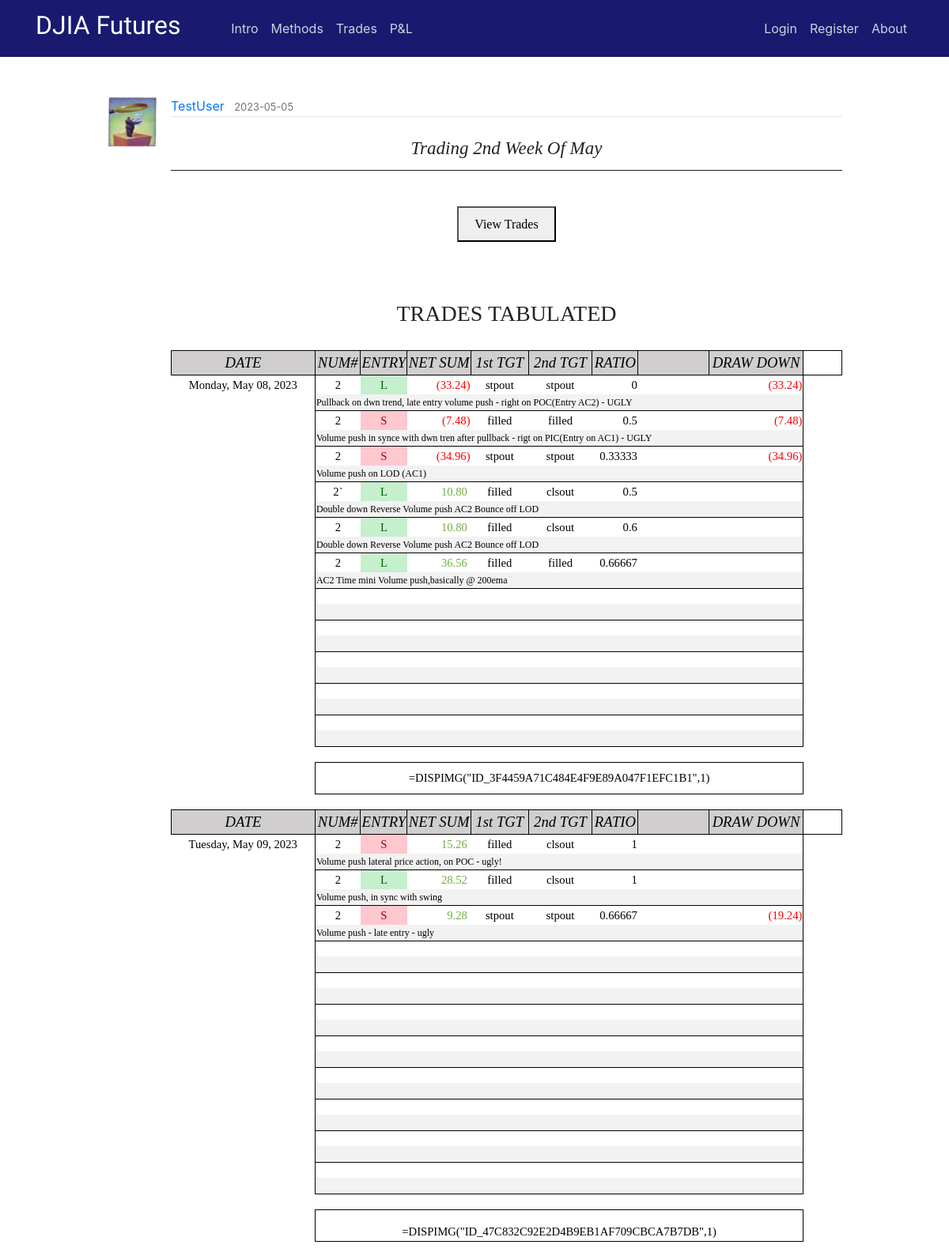
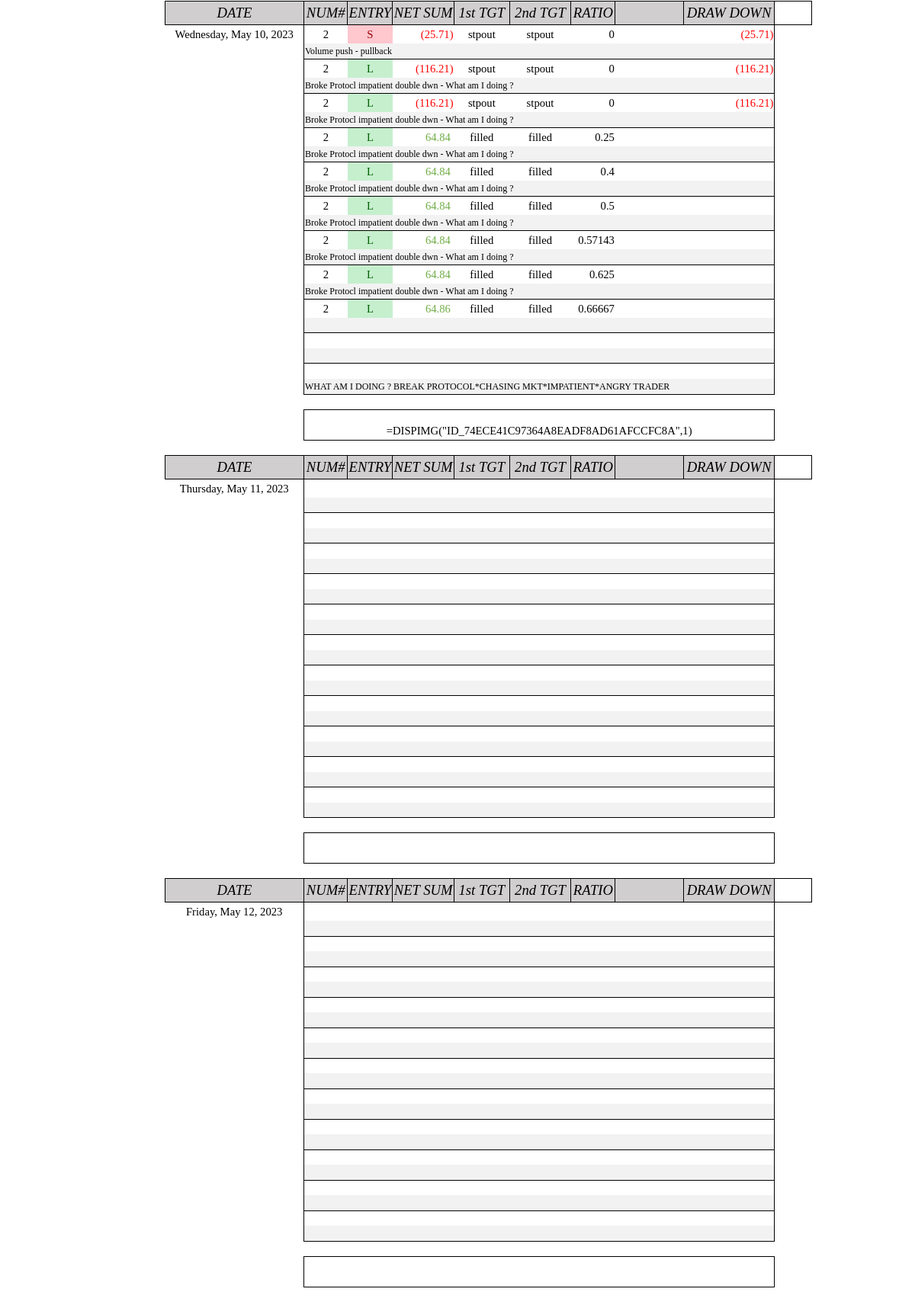
Page /post/209 on the earlier database version (2 pictures, top to bottom).
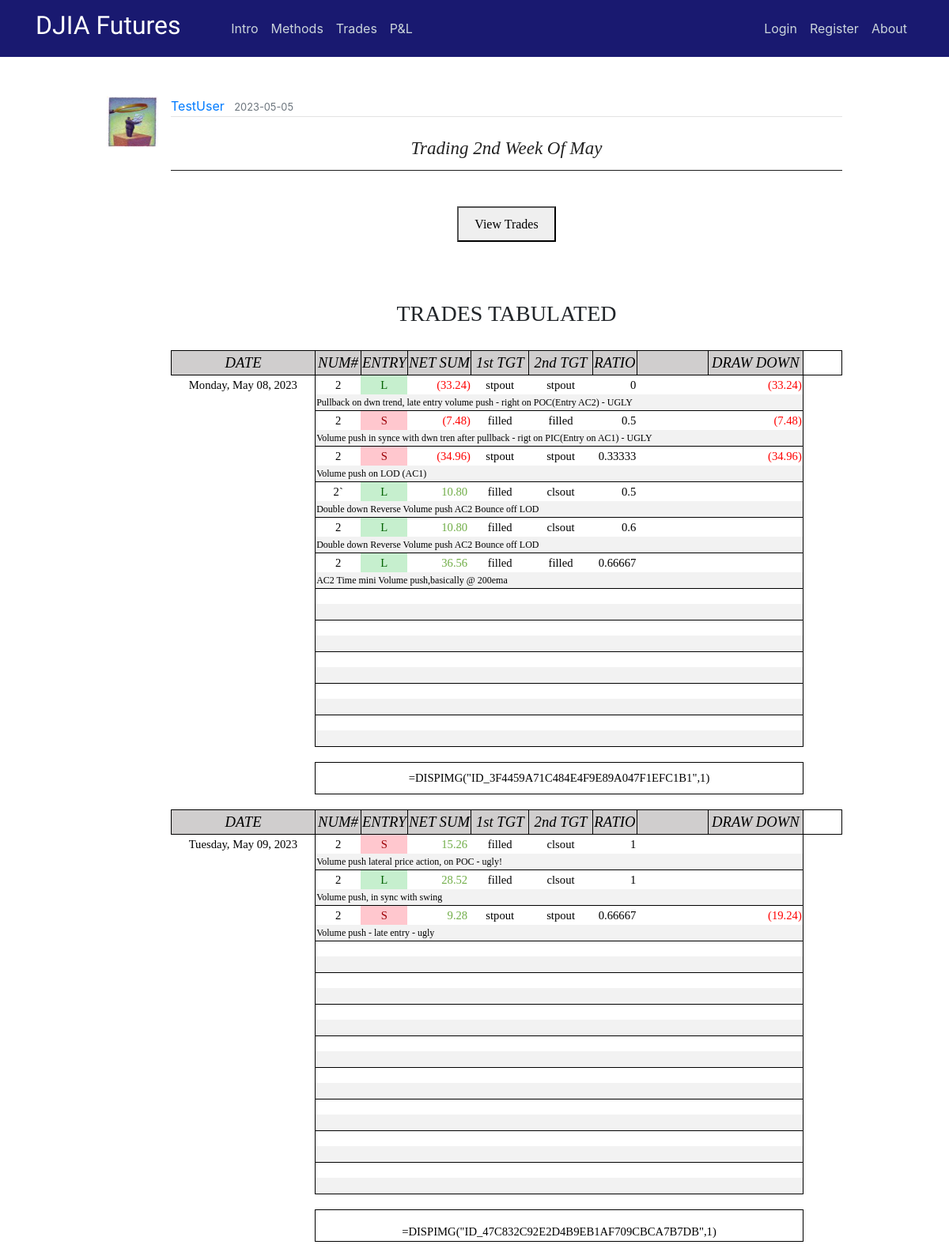
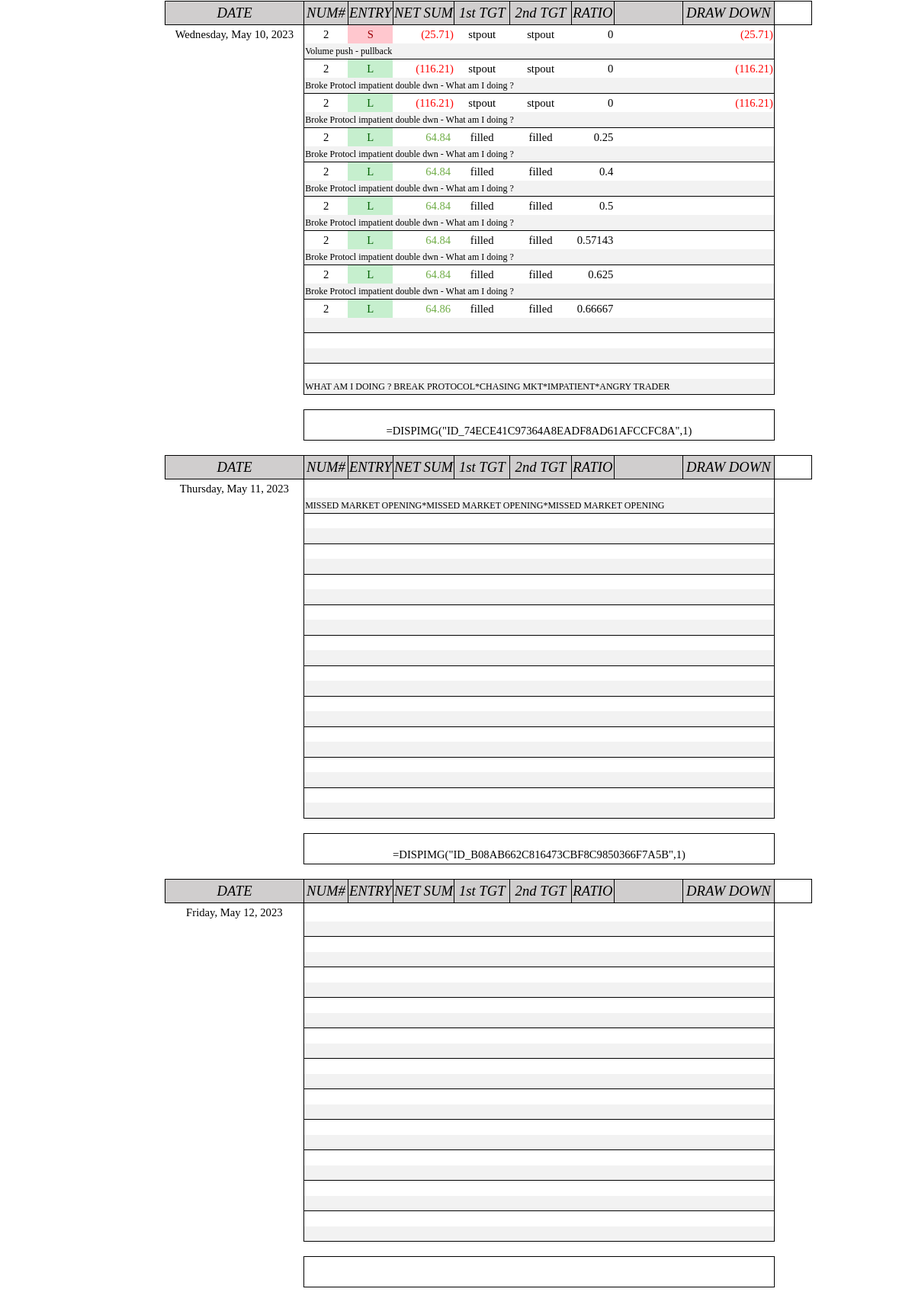
Same page on the later database version (2 pictures, top to bottom).
### flaskblog/models.py (models this page shows, shortened)
class User(db.Model, UserMixin):
    id = db.Column(db.Integer, primary_key=True)
    username = db.Column(db.String(20), unique=True, nullable=False)
    email = db.Column(db.String(120), unique=True, nullable=False)
    image_file = db.Column(db.String(20), nullable=False, default='default.jpg')
    password = db.Column(db.String(60), nullable=False)
    posts = db.relationship('Post', backref='author', lazy=True)

class Post(db.Model):
    id = db.Column(db.Integer, primary_key=True)
    title = db.Column(db.String(100), nullable=False)
    date_posted = db.Column(db.DateTime, nullable=False, default=datetime.utcnow)
    content = db.Column(db.Text, nullable=False)
    user_id = db.Column(db.Integer, db.ForeignKey('user.id'), nullable=False)
    teaser_title = db.Column(db.Text, nullable=True)
    teaser_details = db.Column(db.Text, nullable=True)
    teaser_caption = db.Column(db.Text, nullable=True)
    teaser_img = db.Column(db.Text, nullable=True)
    teaser_content = db.Column(db.Text, nullable=True)
    teaser_wkid = db.Column(db.Text, nullable=True)

### flaskblog/posts/routes.py (the view)
@posts.route("/post/<int:post_id>")
def post(post_id):
    post = Post.query.get_or_404(post_id)
    if len(post.teaser_wkid) != 0:
        weekly = post.teaser_wkid
    else:
        weekly = ""
    return render_template('post.html', weekly=weekly, title=post.title, post=post)

### flaskblog/templates/post.html (shortened to what this page needs)
{% extends "layout.html" %}
{% block content %}
  <article class="media content-section" style="border:none;">
    <img class="article-img" src="{{ url_for('static', filename='profile_pics/' + post.author.image_file) }}">
    <div class="media-body">
      <div class="article-metadata">
        <a class="mr-2" href="{{ url_for('users.user_posts', username=post.author.username) }}">{{ post.author.username }}</a>
        <small class="text-muted">{{ post.date_posted.strftime('%Y-%m-%d') }}</small>
      </div>
      <center><br><h3 class="hero-header">{{ post.title }}</h3><hr><br></center>
      {% if weekly |length %}
      <center><button onclick="myDetach()">View Trades</button></center>
      <br>
      <br>
      {% endif %}
      <br><H6>TRADES TABULATED</H6><br>
      {{ post.content|safe }}
  </article>
{% endblock content %}

### flaskblog/templates/layout.html (shortened to what this page needs)
<!DOCTYPE html>
<html xmlns:v="urn:schemas-microsoft-com:vml" xmlns:o="urn:schemas-microsoft-com:office:office" xmlns:x="urn:schemas-microsoft-com:office:excel" xmlns="http://www.w3.org/TR/REC-html40" >
    <head>
      <link rel="stylesheet" href="https://maxcdn.bootstrapcdn.com/bootstrap/4.0.0/css/bootstrap.min.css">
      <link rel="stylesheet" type="text/css" href="{{ url_for('static', filename='main.css') }}">
      <link rel="stylesheet" type="text/css" href="{{ url_for('static', filename='study.css') }}">
      <link rel="stylesheet" type="text/css" href="{{ url_for('static', filename='modal.css') }}">
      <link rel="Stylesheet" type="text/css" href="{{ url_for('static', filename='stylesheet.css') }}">
    </head>
    <body>
    <div class="grid">
    <header class="site-header">
          <nav class="navbar navbar-expand-md navbar-dark bg-steel fixed-top">
              <div class="container">
                <a class="navbar-brand mr-2" href="/"><h2><span style="font-family:Lobster Two">DJIA Futures &nbsp &nbsp &nbsp</span></h2></a>
                <div class="collapse navbar-collapse" id="navbarToggle">
                  <div class="navbar-nav mr-auto">
                    <a class="nav-item nav-link" href="{{ url_for('main.intro') }}">Intro</a>
                    <a class="nav-item nav-link" href="{{ url_for('main.methods') }}">Methods</a>
                    <a class="nav-item nav-link" href="{{ url_for('main.trades') }}">Trades</a>
                    <a class="nav-item nav-link" href="{{ url_for('main.pnl') }}">P&L</a>
                  </div>
                  <div class="navbar-nav">
                    {% if current_user.is_authenticated and current_user.username == "GuestUser" %}
                      <a class="nav-item nav-link" href="{{ url_for('users.login') }}">Members Login</a>
                      <a class="nav-item nav-link" href="{{ url_for('users.logout') }}">Logout</a>
                      <a class="nav-item nav-link" href="{{ url_for('main.about') }}">About</a>
                    {% else %}
                      {% if current_user.is_authenticated %}
                        <a class="nav-item nav-link" href="{{ url_for('posts.new_post') }}">New Post</a>
                        <a class="nav-item nav-link" href="{{ url_for('users.account') }}">Account</a>
                        <a class="nav-item nav-link" href="{{ url_for('users.logout') }}">Logout</a>
                        <a class="nav-item nav-link" href="{{ url_for('main.about') }}">About</a>
                      {% else %}
                        <a class="nav-item nav-link" href="{{ url_for('users.login') }}">Login</a>
                        <a class="nav-item nav-link" href="{{ url_for('users.register') }}">Register</a>
                        <a class="nav-item nav-link" href="{{ url_for('main.about') }}">About</a>
                      {% endif %}
                    {% endif %}
                  </div>
                </div>
              </div>
          </nav>
    </header>
    <main role="main" class="container-fluid site-header-border-adjust col-md-10">
      <div>
        {% block content %}{% endblock %}
      </div>
    </main>
    </body>
</html>

### flaskblog/static/main.css (style rules this page uses)
body { margin-top: 5rem; }
hr { margin-top: 1rem; margin-bottom: 1rem; border: 0; border-top: 1px solid rgba(0, 0, 0, 0.89); }
.bg-steel { background-color: midnightblue; }
.site-header .navbar-nav .nav-link { color: #cbd5db; }
.site-header-border-adjust { margin-top: 7rem; }
.content-section { background: #ffffff; padding: 10px 20px; border: 1px solid #000000; border-radius: 9px; margin-bottom: 20px; }
.article-img { height: 65px; width: 65px; margin-right: 16px; }
.article-metadata { padding-bottom: 1px; margin-bottom: 4px; border-bottom: 1px solid #e3e3e3 }

### flaskblog/static/study.css (style rules this page uses)
h3.hero-header { color: #222; text-transform: capitalize; font-weight: 400; font-style: italic; font-size: 28px; font-family: Baskerville, 'Baskerville Old Face', 'Hoefler Text', Garamond, 'Times New Roman', serif; }
h3 { font-weight: 700; line-height: 1; }
h6 { text-align: center; font-weight: 400; font-size: 24px; font-family: Baskerville, 'Baskerville Old Face', 'Hoefler Text', Garamond, 'Times New Roman', serif; line-height: 1; }
button { margin-top: 5px; margin-bottom: 5px; padding: 8px 20px 7px; font-family: Cambria, Georgia, serif; line-height: 1.6; }
@media screen and (min-width: 25rem) { h3.hero-header { font-size: 23px; } }
@media screen and (min-width: 36rem) { h6 { font-size: 26px; } }
@media screen and (min-width: 48rem) { h6 { font-size: 28px; } }

### flaskblog/static/modal.css (style rules this page uses)
img { margin-bottom: -4px; }

### flaskblog/static/stylesheet.css (style rules this page uses)
tr { mso-height-source:auto; mso-ruby-visibility:none; }
col { mso-width-source:auto; mso-ruby-visibility:none; }
td { mso-style-parent:style0; padding-top:1px; padding-right:1px; padding-left:1px; mso-ignore:padding; mso-number-format:"General"; text-align:general; vertical-align:bottom; white-space:nowrap; mso-rotate:0; mso-pattern:auto; mso-background-source:auto; color:#000000; font-size:11.0pt; font-weight:400; font-style:normal; text-decoration:none; font-family:Calibri; mso-generic-font-family:auto; mso-font-charset:134; border:none; mso-protection:locked visible; }
.xl65 { mso-style-parent:style0; text-align:center; mso-pattern:auto none; background:#D0CECE; font-size:14.0pt; font-style:italic; mso-font-charset:134; border:.5pt solid windowtext; }
.xl66 { mso-style-parent:style0; mso-number-format:"0\.00_\)\;\[Red\]\\\(0\.00\\\)"; mso-font-charset:134; }
.xl67 { mso-style-parent:style0; mso-number-format:"0\.00_\)\;\[Red\]\\\(0\.00\\\)"; text-align:center; mso-pattern:auto none; background:#D0CECE; font-size:14.0pt; font-style:italic; mso-font-charset:134; border:.5pt solid windowtext; }
.xl68 { mso-style-parent:style0; mso-number-format:"\[$-F800\]dddd\\\,\\ mmmm\\ dd\\\,\\ yyyy"; text-align:center; mso-font-charset:134; }
.xl69 { mso-style-parent:style0; mso-number-format:"0"; text-align:center; mso-font-charset:134; border-left:.5pt solid windowtext; border-top:.5pt solid windowtext; }
.xl70 { mso-style-parent:style0; text-align:center; mso-font-charset:134; border-top:.5pt solid windowtext; }
.xl71 { mso-style-parent:style0; mso-number-format:"0\.00_\)\;\[Red\]\\\(0\.00\\\)"; text-align:right; mso-font-charset:134; border-top:.5pt solid windowtext; }
.xl72 { mso-style-parent:style0; mso-font-charset:134; border-top:.5pt solid windowtext; }
.xl73 { mso-style-parent:style0; mso-number-format:"0\.00_\)\;\[Red\]\\\(0\.00\\\)"; mso-font-charset:134; border-top:.5pt solid windowtext; }
.xl74 { mso-style-parent:style0; mso-number-format:"0"; text-align:left; vertical-align:top; mso-pattern:auto none; background:#F2F2F2; font-size:9.0pt; font-family:Comic Sans MS; mso-font-charset:134; border-left:.5pt solid windowtext; border-bottom:.5pt solid windowtext; }
.xl76 { mso-style-parent:style0; text-align:center; mso-font-charset:134; border-top:.5pt solid windowtext; }
.xl77 { mso-style-parent:style0; text-align:center; mso-font-charset:134; border-left:.5pt solid windowtext; border-top:.5pt solid windowtext; }
.xl80 { mso-style-parent:style0; text-align:center; mso-font-charset:134; }
.xl81 { mso-style-parent:style0; mso-number-format:"0\.00_\)\;\[Red\]\\\(0\.00\\\)"; mso-font-charset:134; border-top:.5pt solid windowtext; border-right:.5pt solid windowtext; }
.xl85 { mso-style-parent:style0; text-align:center; vertical-align:middle; mso-font-charset:134; border-left:.5pt solid windowtext; border-top:.5pt solid windowtext; }

Differences in the rows shown:
changed Post "Trading 2nd Week Of May": content "…Thursday, May 11, 2023 DATE NUM# ENTRY NET…" → "…Thursday, May 11, 2023 MISSED MARKET OPENING*MISSED MARKET OPENING*MISSED MARKET OPENING =DISPIMG(\"ID_B08AB662C816473CBF8C9850366F7A5B\",1) DATE NUM# ENTRY NET…"
